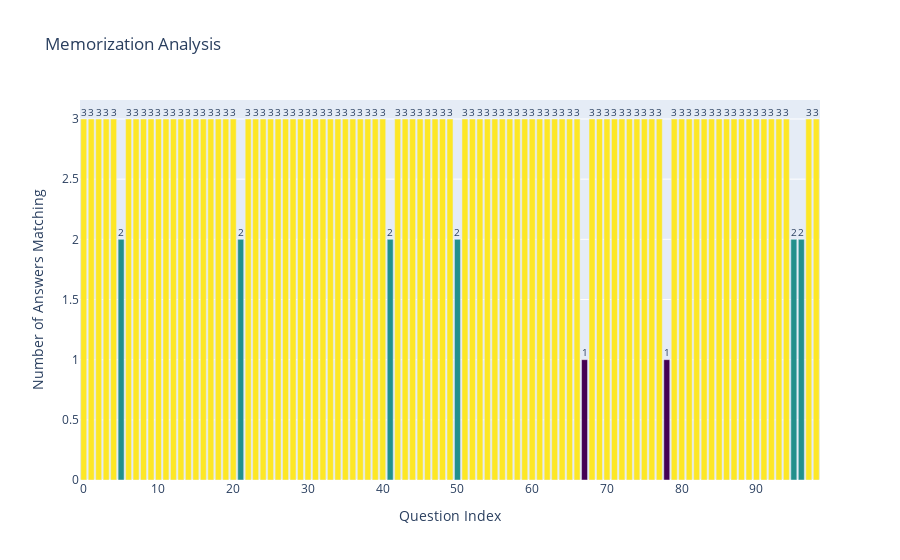

This figure's notebook cell:
### Code cell
import plotly.graph_objs as go

# Calculate the number of matches for each question
combined_df['memorization_count'] = combined_df[['allow_forbid_1_answer', 'allow_forbid_2_answer', 'allow_forbid_0_answer']].apply(lambda x: sum(x == x[0]), axis=1)

# Create a bar chart
bar_trace = go.Bar(x=combined_df.index,
                   y=combined_df['memorization_count'],
                   marker=dict(color=combined_df['memorization_count'], colorscale='Viridis'),
                   hoverinfo='y',
                   text=combined_df['memorization_count'],
                   textposition='outside')

# Create the layout
layout = go.Layout(title='Memorization Analysis',
                   xaxis=dict(title='Question Index'),
                   yaxis=dict(title='Number of Answers Matching'),
                   hovermode='closest')

# Create the figure
fig = go.Figure(data=[bar_trace], layout=layout)

# Show the interactive plot
fig.show()

### Figure 1 — Plotly figure (JSON) as saved in the notebook; plotly's stock layout.template omitted (floating-point values rounded to 4 significant figures)
{"data": [{"hoverinfo": "y", "marker": {"color": [3, 3, 3, 3, 3, 2, 3, 3, 3, 3, 3, 3, 3, 3, 3, 3, 3, 3, 3, 3, 3, 2, 3, 3, 3, 3, 3, 3, 3, 3, 3, 3, 3, 3, 3, 3, 3, 3, 3, 3, 3, 2, 3, 3, 3, 3, 3, 3, 3, 3, 2, 3, 3, 3, 3, 3, 3, 3, 3, 3, 3, 3, 3, 3, 3, 3, 3, 1, 3, 3, 3, 3, 3, 3, 3, 3, 3, 3, 1, 3, 3, 3, 3, 3, 3, 3, 3, 3, 3, 3, 3, 3, 3, 3, 3, 2, 2, 3, 3], "colorscale": [[0, "#440154"], [0.1111, "#482878"], [0.2222, "#3e4989"], [0.3333, "#31688e"], [0.4444, "#26828e"], [0.5556, "#1f9e89"], [0.6667, "#35b779"], [0.7778, "#6ece58"], [0.8889, "#b5de2b"], [1, "#fde725"]]}, "text": [3, 3, 3, 3, 3, 2, 3, 3, 3, 3, 3, 3, 3, 3, 3, 3, 3, 3, 3, 3, 3, 2, 3, 3, 3, 3, 3, 3, 3, 3, 3, 3, 3, 3, 3, 3, 3, 3, 3, 3, 3, 2, 3, 3, 3, 3, 3, 3, 3, 3, 2, 3, 3, 3, 3, 3, 3, 3, 3, 3, 3, 3, 3, 3, 3, 3, 3, 1, 3, 3, 3, 3, 3, 3, 3, 3, 3, 3, 1, 3, 3, 3, 3, 3, 3, 3, 3, 3, 3, 3, 3, 3, 3, 3, 3, 2, 2, 3, 3], "textposition": "outside", "type": "bar", "x": [0, 1, 2, 3, 4, 5, 6, 7, 8, 9, 10, 11, 12, 13, 14, 15, 16, 17, 18, 19, 20, 21, 22, 23, 24, 25, 26, 27, 28, 29, 30, 31, 32, 33, 34, 35, 36, 37, 38, 39, 40, 41, 42, 43, 44, 45, 46, 47, 48, 49, 50, 51, 52, 53, 54, 55, 56, 57, 58, 59, 60, 61, 62, 63, 64, 65, 66, 67, 68, 69, 70, 71, 72, 73, 74, 75, 76, 77, 78, 79, 80, 81, 82, 83, 84, 85, 86, 87, 88, 89, 90, 91, 92, 93, 94, 95, 96, 97, 98], "y": [3, 3, 3, 3, 3, 2, 3, 3, 3, 3, 3, 3, 3, 3, 3, 3, 3, 3, 3, 3, 3, 2, 3, 3, 3, 3, 3, 3, 3, 3, 3, 3, 3, 3, 3, 3, 3, 3, 3, 3, 3, 2, 3, 3, 3, 3, 3, 3, 3, 3, 2, 3, 3, 3, 3, 3, 3, 3, 3, 3, 3, 3, 3, 3, 3, 3, 3, 1, 3, 3, 3, 3, 3, 3, 3, 3, 3, 3, 1, 3, 3, 3, 3, 3, 3, 3, 3, 3, 3, 3, 3, 3, 3, 3, 3, 2, 2, 3, 3]}], "layout": {"hovermode": "closest", "title": {"text": "Memorization Analysis"}, "xaxis": {"title": {"text": "Question Index"}}, "yaxis": {"title": {"text": "Number of Answers Matching"}}}}
